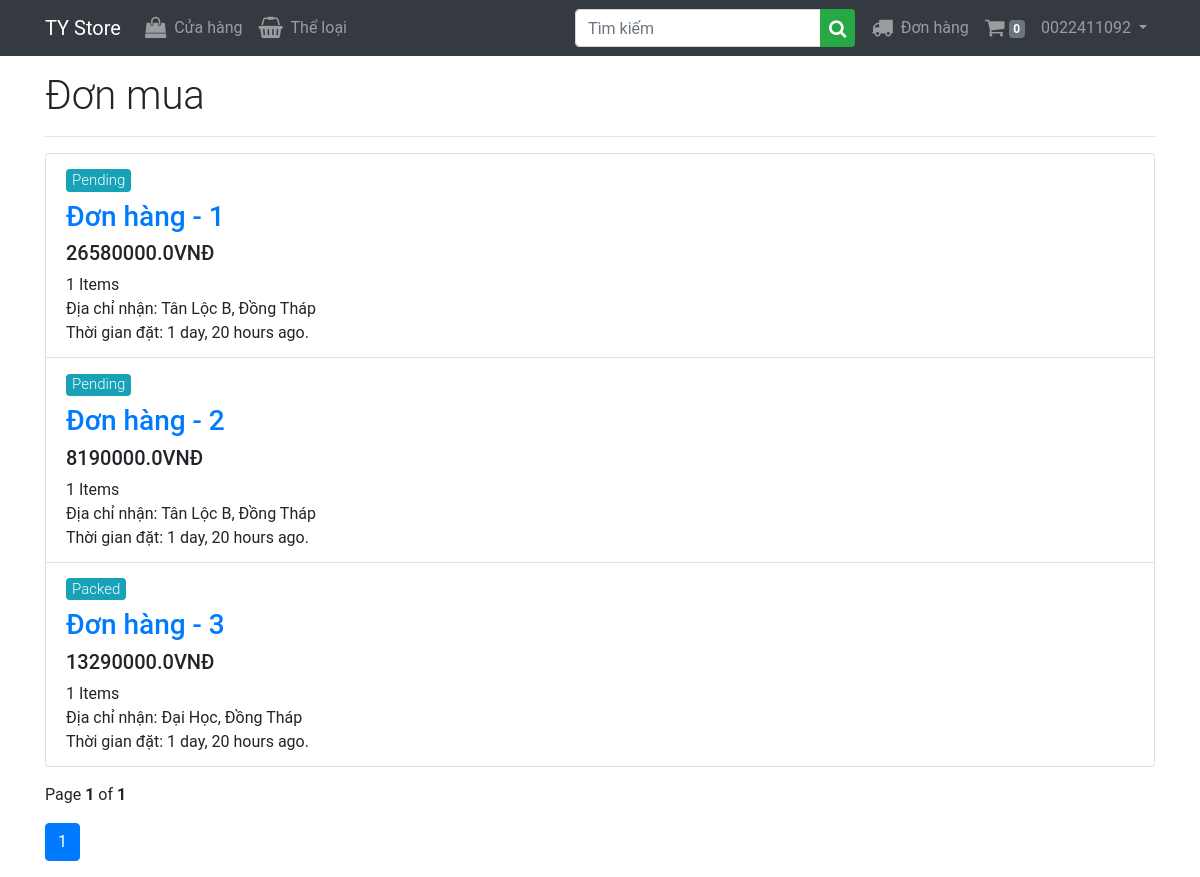
/orders/my (signed in), run on the app's committed database.
### orders/models.py (models this page shows, shortened)
class Order(models.Model):
    user = models.ForeignKey(settings.AUTH_USER_MODEL,
                             related_name='orders', on_delete=models.CASCADE)
    name = models.CharField(max_length=100, blank=False, null=False)
    phone = models.CharField(max_length=15, blank=False, null=False)
    email = models.EmailField(blank=False, null=False)
    address = models.CharField(max_length=150, blank=False, null=False)
    pin_code = models.CharField(max_length=10)
    city = models.CharField(max_length=50)
    paid = models.BooleanField(default=False)
    created = models.DateTimeField(auto_now_add=True)
    updated = models.DateTimeField(auto_now=True)
    status = models.CharField(
        choices=choices, max_length=10, default='Pending')
    total_price = models.FloatField(null=False, blank=False)
    class Meta:
        ordering = ('-created',)

### orders/views.py (the view)
# urls.py: path('my', views.MyOrders.as_view(), name='my'),
class MyOrders(LoginRequiredMixin, generic.ListView):
    model = Order
    template_name = 'orders/order_list.html'
    context_object_name = 'orders'
    paginate_by = 20
    def get_queryset(self):
        return Order.objects.filter(user=self.request.user).annotate(total_items=Count('items'))

### cart/cart.py (called while the page is built)
def cart_preprocessor(request):
    return {'cart': Cart(request)}

    def __len__(self):
        return sum(i['quantity'] for i in self.cart.values())

### orders/templates/orders/order_list.html (shortened to what this page needs)
{% extends 'base.html' %} {% block title %}Your Orders {% endblock title %}
{% block content %}
<h1 class="font-weight-light mt-3">Đơn mua</h1>
<hr />
<ul class="list-group my-3">
  {% for order in orders %}
  <li class="list-group-item">
    <h5 class="mb-2">
      {% if order.status == 'Delivered' %}
      <span class="badge badge-success font-weight-light">
        {{order.status}}
      </span>
      {% else %}
      <span class="badge badge-info font-weight-light">{{order.status}}</span>
      {% endif %}
    </h5>
    <h3>
      <a href="{% url 'orders:details' order.id %}">Đơn hàng - {{order.id}}</a>
    </h3>
    <h5>{{order.total_price}}VNĐ</h5>
    <p class="mb-0">{{order.total_items}} Items</p>
    <p class="mb-0">
      Địa chỉ nhận: {{order.address}}, {{order.city}}
    </p>
    <p class="mb-0">Thời gian đặt: {{order.created|timesince}} ago.</p>
  </li>
  {% endfor %}
</ul>
{% with page_obj as page %}
<p>Page <b>{{page.number}}</b> of <b>{{page.paginator.num_pages}}</b></p>
<nav>
  <ul class="pagination">
    <li class="page-item active"><a href="#" class="page-link">1</a></li>
  </ul>
</nav>
{% endwith %} {% endblock content %}

### accounts/templates/base.html (shortened to what this page needs)
{% load static %}
<!DOCTYPE html>
<html lang="en">
  <head>
    <link
      rel="stylesheet"
      href="https://stackpath.bootstrapcdn.com/bootstrap/4.4.1/css/bootstrap.min.css"
    />
    <link rel="stylesheet" href="https://stackpath.bootstrapcdn.com/bootstrap/4.5.2/css/bootstrap.min.css">
    <link
      rel="stylesheet"
      href="https://stackpath.bootstrapcdn.com/font-awesome/4.7.0/css/font-awesome.min.css"
    />
    <link rel="stylesheet" href="{% static 'css/styles.css' %}" />
  </head>
  <body>
    <nav class="navbar navbar-dark bg-dark navbar-expand-lg">
      <div class="container">
        <a href="#" class="navbar-brand">TY Store</a>
        <div class="collapse navbar-collapse" id="navigation">
          <ul class="navbar-nav">
            <li class="nav-item">
              <a href="{% url 'store:product_list' %}" class="nav-link">
                <i class="fa fa-shopping-bag fa-lg mr-1"></i> Cửa hàng
              </a>
            </li>
            <li class="nav-item">
              <a href="{% url 'store:categories_list' %}" class="nav-link">
                <i class="fa fa-shopping-basket fa-lg mr-1"></i> Thể loại
              </a>
            </li>
          </ul>
          <form action="/" class="inline-form mr-md-2 ml-auto">
            <div class="input-group">
              <input
                required
                type="text"
                name="name"
                placeholder="Tìm kiếm"
                class="form-control"
              />
              <div class="input-group-append">
                <button type="submit" class="btn-success btn btn-sm">
                  <i class="fa fa-search fa-lg"></i>
                </button>
              </div>
            </div>
          </form>
          <ul class="navbar-nav">
            {% if user.is_authenticated %}
            <li class="nav-item">
              <a href="{% url 'orders:my' %}" class="nav-link">
                <i class="fa fa-truck fa-lg mr-1"></i> Đơn hàng
              </a>
            </li>
            <li class="nav-item">
              <a href="{% url 'cart:cart_details' %}" class="nav-link">
                <i class="fa fa-shopping-cart fa-lg"></i>
                <span class="badge badge-secondary">
                  {% if cart %} {{cart|length}} {% else %} 0 {% endif%}
                </span>
              </a>
            </li>
            <li class="nav-item dropdown">
              <a
                href="#"
                class="nav-link dropdown-toggle mb-0"
                data-toggle="dropdown"
              >
                {{request.user}}
              </a>
            </li>
            {% endif %}
          </ul>
        </div>
      </div>
    </nav>
    <div class="container">
      {% block content %} {% endblock content %}
    </div>
  </body>
</html>

### static/css/styles.css (style rules this page uses)
body { font-family: "Roboto"; }

### data on the page
Order: status "Pending", id "1", total_price "26580000.0", total_items "1", address "Tân Lộc B", city "Đồng Tháp", created "1 day, 20 hours"
Order: status "Pending", id "2", total_price "8190000.0", total_items "1", address "Tân Lộc B", city "Đồng Tháp", created "1 day, 20 hours"
Order: status "Packed", id "3", total_price "13290000.0", total_items "1", address "Đại Học", city "Đồng Tháp", created "1 day, 20 hours"

### other printed values
{{ request.user }} "0022411092"
{{ page.number }} "1"
{{ page.paginator.num_pages }} "1"
